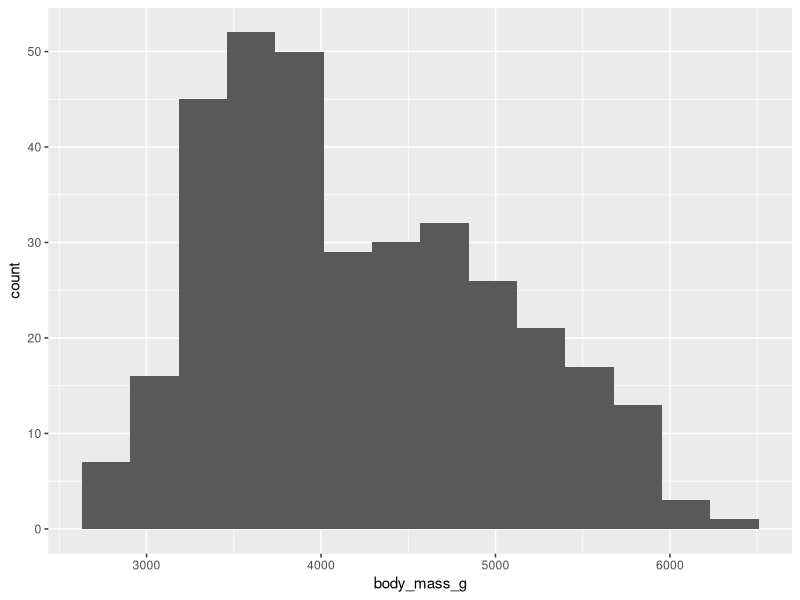
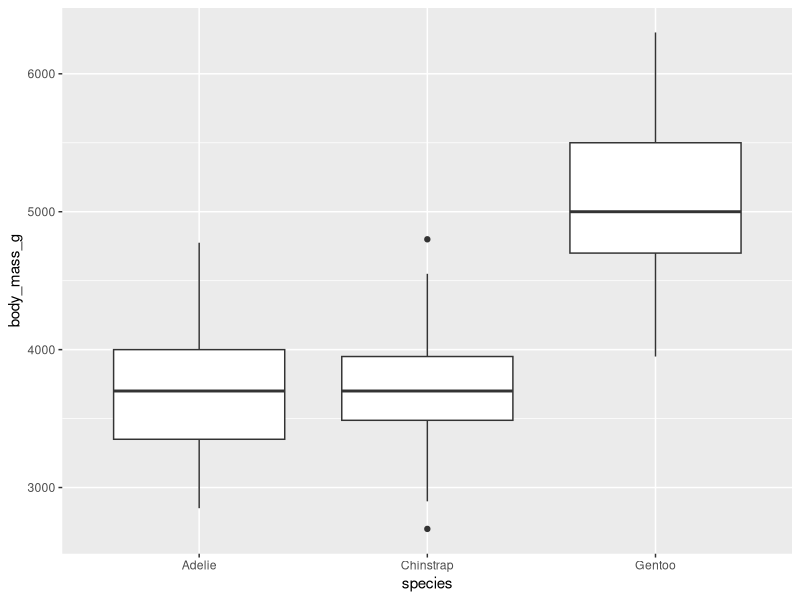
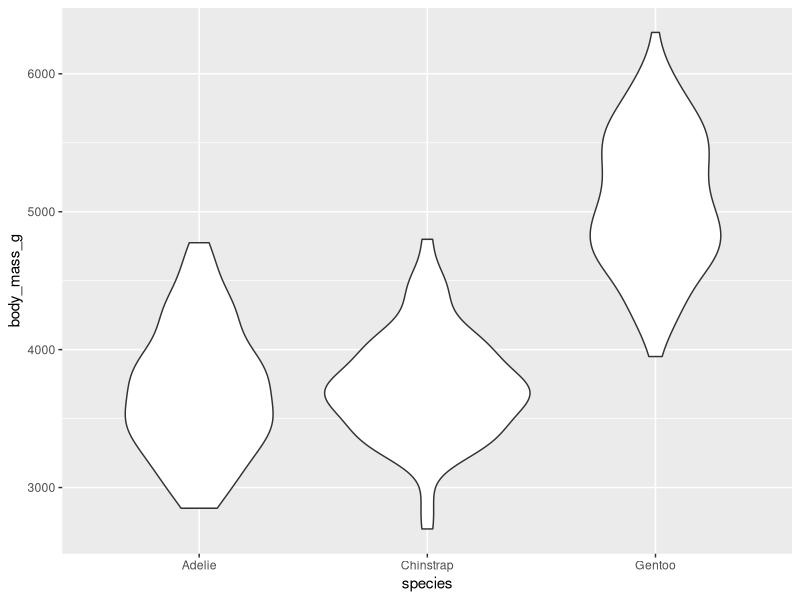
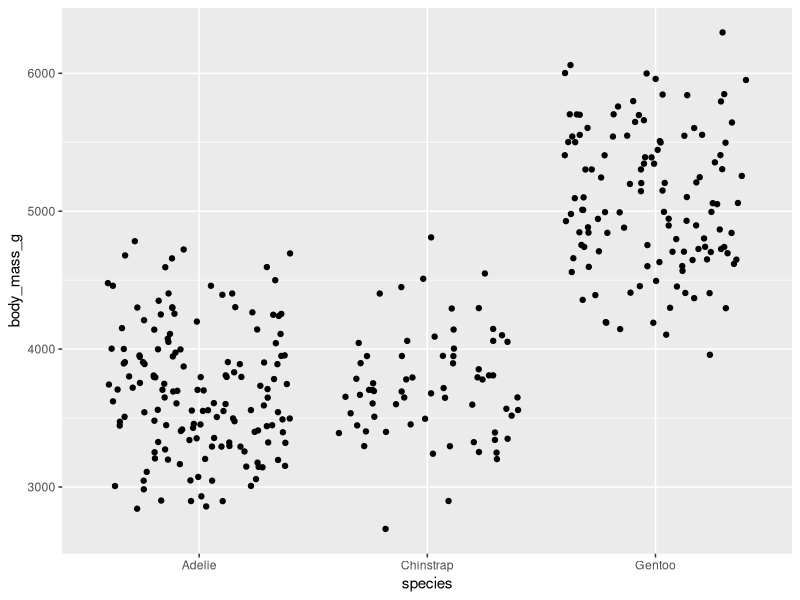
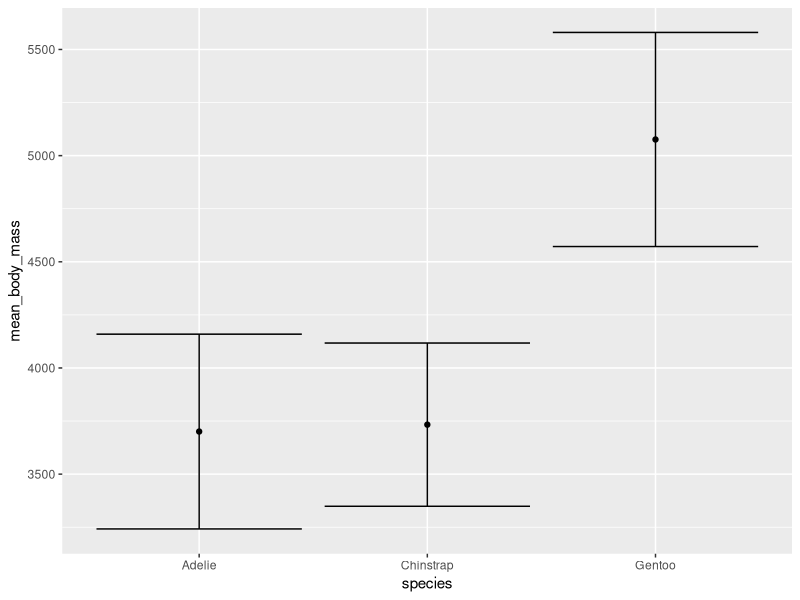
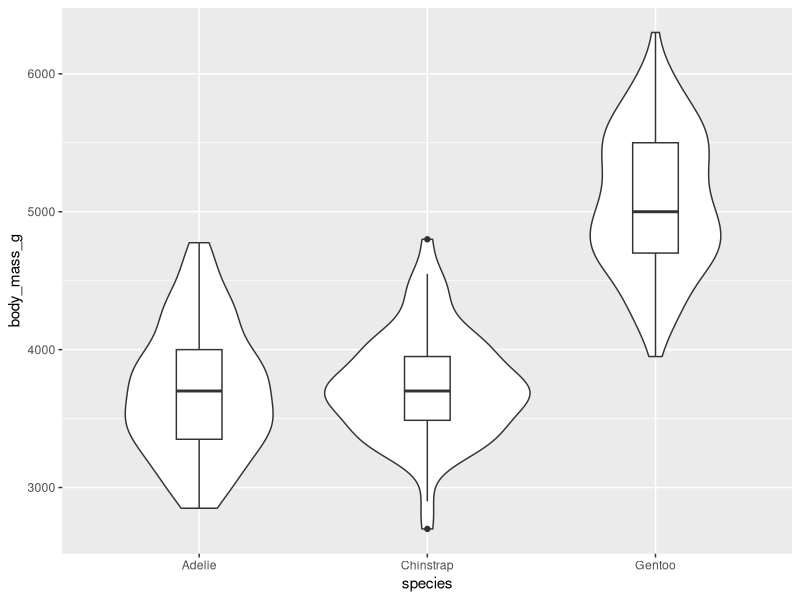
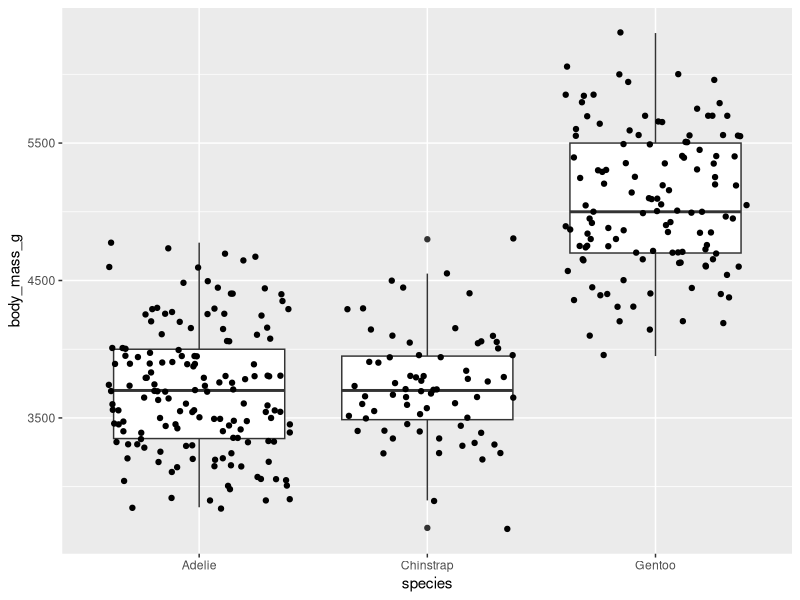
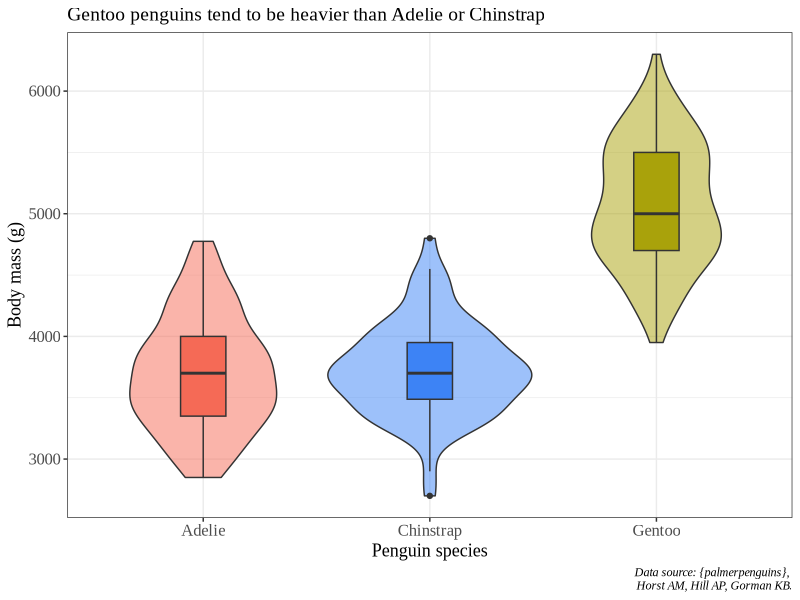

The R source for these figures, in order:
## ---- chunk 1
# this is a code chunk!
## ---- chunk 2
3 + 8
## ---- chunk 3
# load in libraries
library(tidyverse) # wrangling tools
library(palmerpenguins) # penguin data frame
## ---- chunk 4
head(penguins)
## ---- chunk 5
str(penguins)
## ---- chunk 6
mean(penguins$flipper_length_mm)
## ---- chunk 7
mean(penguins$flipper_length_mm, na.rm = TRUE)
## ---- chunk 8
# identify the data frame
penguins %>% 
  # group the data frame by species (a column in the data frame)
  group_by(species) %>% 
  # summarize by creating a new column called mean_body_mass
  # calculate the mean of body_mass_g
  summarize(mean_body_mass = mean(body_mass_g, na.rm = TRUE))
## ---- chunk 9
# identify the data frame
penguin_summary <- penguins %>% 
  # group the data frame by species (a column in the data frame)
  group_by(species) %>% 
  # summarize the data frame
  # calculate mean and standard deviation of body mass
  summarize(mean_body_mass = mean(body_mass_g, na.rm = TRUE),
            sd_body_mass = sd(body_mass_g, na.rm = TRUE))
## ---- chunk 10
# identify the data frame
penguins %>% 
  # filter data frame to only include observations from Dream
  filter(island == "Dream") %>% 
  # group the data frame by species (a column in the data frame)
  group_by(species) %>% 
  # summarize the data frame
  # calculate mean and standard deviation of body mass
  summarize(mean_body_mass = mean(body_mass_g, na.rm = TRUE),
            sd_body_mass = sd(body_mass_g, na.rm = TRUE))
## ---- chunk 11
# step 1. use the ggplot() function call
# step 2. use the aes() call
ggplot(data = penguins, aes(x = body_mass_g)) +
  # step 3. specify a geom (geometry)
  geom_histogram(bins = 14) 
## ---- chunk 12
ggplot(data = penguins, aes(x = species, y = body_mass_g)) +
  geom_boxplot()
## ---- chunk 13
ggplot(data = penguins, aes(x = species, y = body_mass_g)) +
  geom_violin()
## ---- chunk 14
ggplot(data = penguins, aes(x = species, y = body_mass_g)) +
  geom_jitter() 
## ---- chunk 15
ggplot(data = penguin_summary, aes(x = species, y = mean_body_mass)) +
  geom_point() +
  geom_errorbar(aes(ymin = mean_body_mass - sd_body_mass, 
                    ymax = mean_body_mass + sd_body_mass))
## ---- chunk 16
ggplot(data = penguins, aes(x = species, y = body_mass_g)) +
  geom_violin() +
  # width argument controls boxplot width
  geom_boxplot(width = 0.2)
## ---- chunk 17
ggplot(data = penguins, aes(x = species, y = body_mass_g)) +
  geom_boxplot() +
  geom_jitter()
## ---- chunk 18
ggplot(data = penguins, aes(x = species, y = body_mass_g)) +
  # fill the violin shape using the species column: every species has a different color
  # alpha argument: makes the violin shape more transparent (scale of 0 to 1)
  geom_violin(aes(fill = species), alpha = 0.5) +
  # fill the boxplot shape using the species column
  # make the boxplots narrower
  geom_boxplot(aes(fill = species), width = 0.2) +
  # specify the colors you want to use for each species
  scale_fill_manual(values = c("#F56A56", "#3D83F5", "#A9A20B")) +
  # relabel the axis titles, plot title, and caption
  labs(x = "Penguin species", y = "Body mass (g)",
       title = "Gentoo penguins tend to be heavier than Adelie or Chinstrap",
       caption = "Data source: {palmerpenguins}, \n Horst AM, Hill AP, Gorman KB.") +
  # themes built in to ggplot
  theme_bw() +
  # other theme adjustments
  theme(legend.position = "none", 
        axis.title = element_text(size = 13),
        axis.text = element_text(size = 12),
        plot.title = element_text(size = 14),
        plot.caption = element_text(face = "italic"),
        text = element_text(family = "Times New Roman"))
## ---- chunk 19
ggplot() +
  # using two different data frames: penguins (raw data) and penguins_summary (mean and SD)
  # raw data are jittered
  geom_jitter(data = penguins, aes(x = species, y = body_mass_g, color = species), alpha = 0.4) +
  # summary data: mean is a point, bars are standard deviation
  geom_point(data = penguin_summary, aes(x = species, y = mean_body_mass, color = species), size = 5) +
  geom_errorbar(data = penguin_summary, aes(x = species, ymin = mean_body_mass - sd_body_mass, ymax = mean_body_mass + sd_body_mass, color = species), width = 0.2) +
  scale_color_manual(values = c("#F56A56", "#3D83F5", "#A9A20B")) +
  labs(x = "Penguin species", y = "Body mass (g)",
       title = "Gentoo penguins tend to be heavier than Adelie or Chinstrap",
       caption = "Data source: {palmerpenguins}, \n Horst AM, Hill AP, Gorman KB.") +
  theme_bw() +
  theme(legend.position = "none", 
        axis.title = element_text(size = 13),
        axis.text = element_text(size = 12),
        plot.title = element_text(size = 14),
        plot.caption = element_text(face = "italic"),
        text = element_text(family = "Times New Roman"))
## ---- chunk 20
breaks <- ggplot(data = penguins, aes(x = body_mass_g)) +
  geom_histogram(fill = "#FFFFFF", color = "#000000", breaks = seq(from = 2700, to = 6500, by = 250)) +
  scale_x_continuous(breaks = round(seq(from = 2700, to = 6500, by = 250)), limits = c(2700, 6450), expand = c(0, 0)) +
  scale_y_continuous(expand = c(0, 0), limits = c(0, 50), breaks = seq(from = 10, to = 50, by = 10)) +
  labs(x = "Body mass (g)", y = "Count",
       title = "Histogram of penguin body masses from Palmer Station LTER",
       caption = "Data source: {palmerpenguins}, \n Horst AM, Hill AP, Gorman KB.") +
  theme_classic() +
  theme(plot.margin = margin(1, 1, 1, 1, "cm"),
        plot.caption = element_text(face = "italic", size = 10),
        axis.title = element_text(size = 12),
        axis.text = element_text(size = 11)) 

breaks
